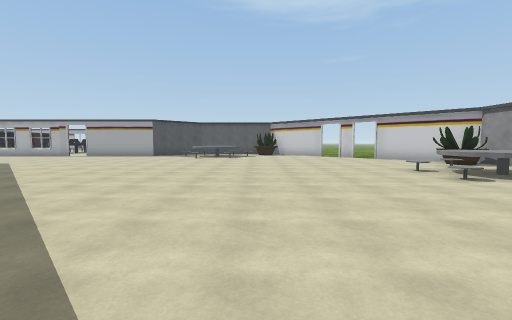
View 1 (above)

24 first-person views from a walk through a Unity game level. The camera is 1.5 m above the floor, tilts 4° down and sees 90° across. Doors are open. The floor is counted in squares, 2 m on a side. Each view is taken from the middle of a square. On the plan, view 1 faces up. The plan holds only what a view shows up to about 9 squares ahead; the rest is blank. The place goes on beyond the plan. The player is left out. Some animated figures are not drawn.

View 2
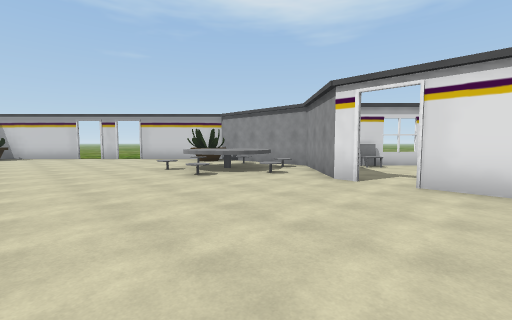

View 3
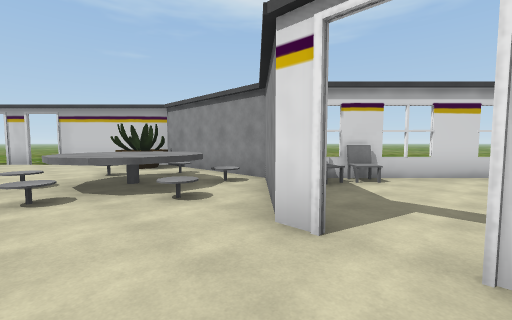

View 4
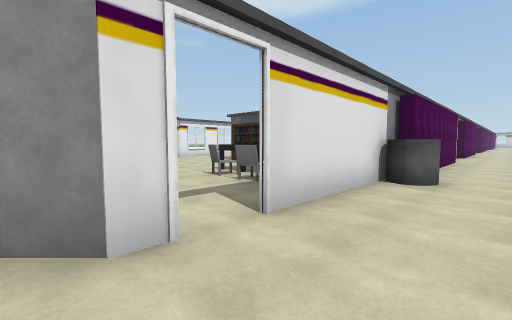

View 5
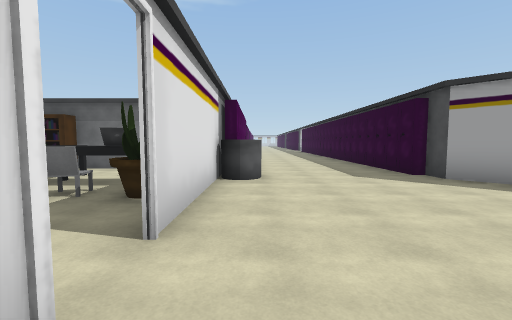

View 6
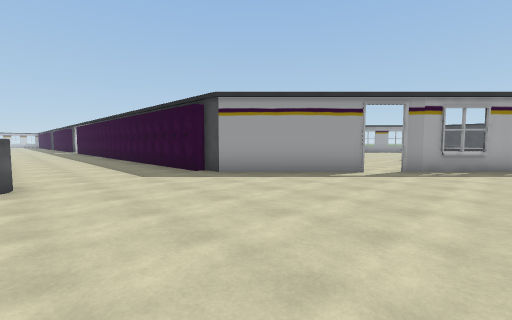

View 7
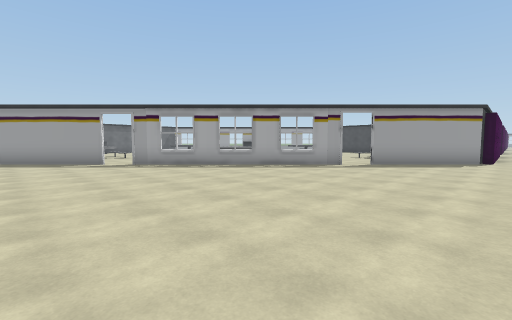

View 8
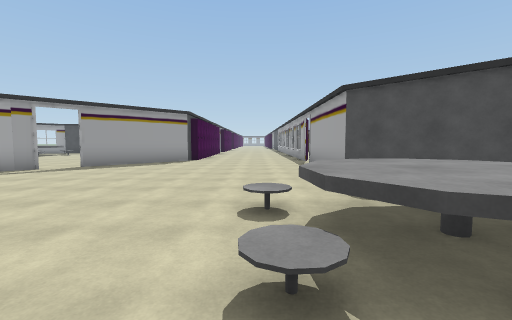

View 9
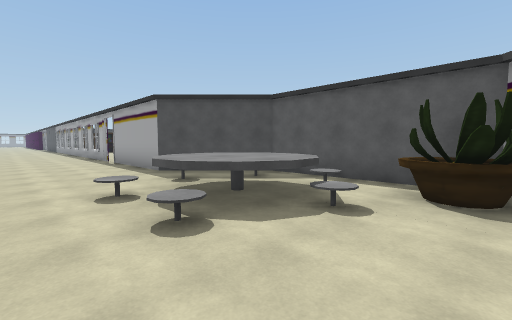

View 10
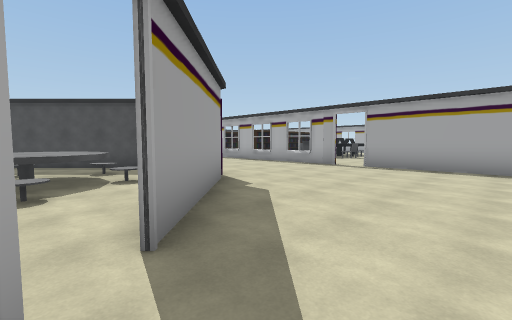

View 11
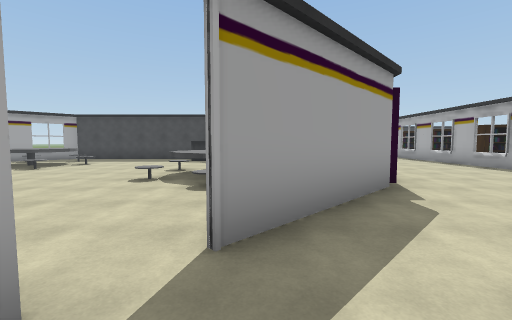

View 12
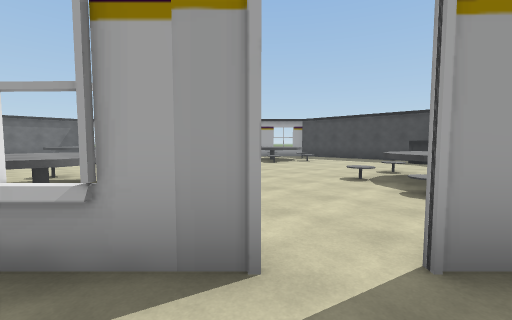

View 13
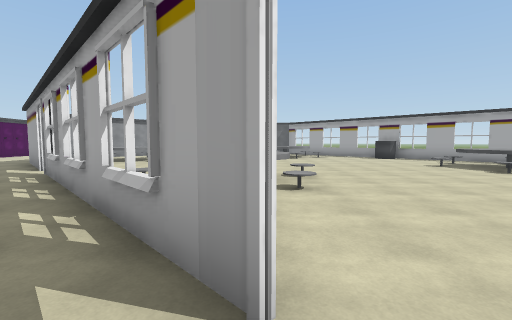

View 14
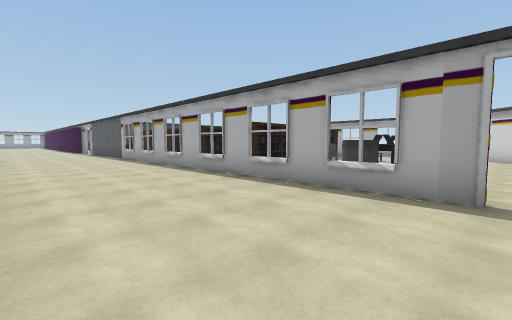

View 15
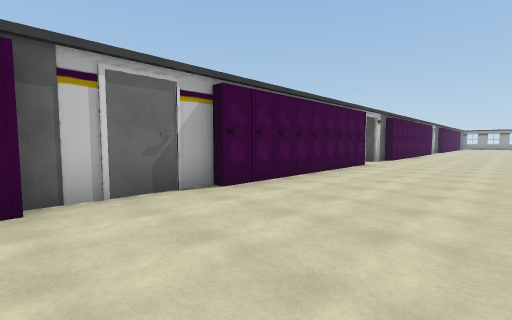

View 16
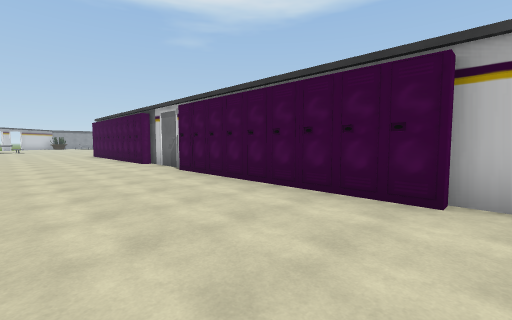

View 17
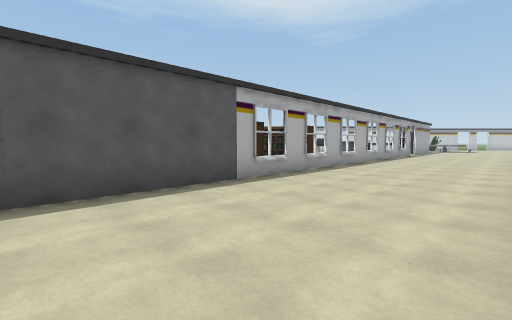

View 18
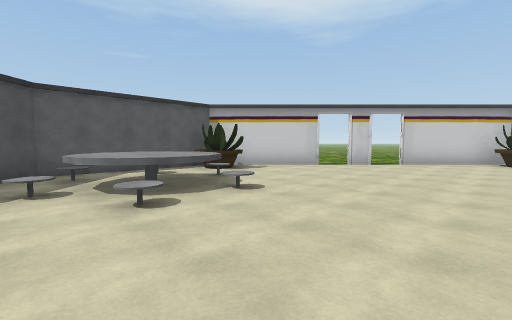

View 19
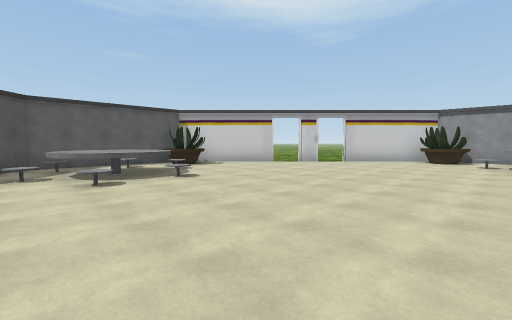

View 20
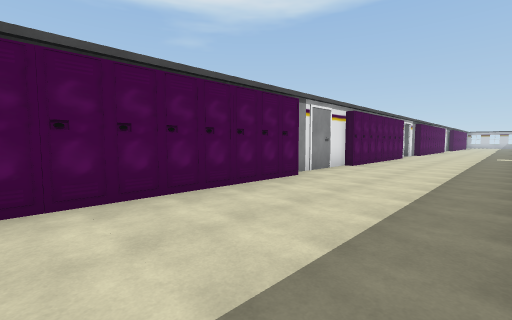

View 21
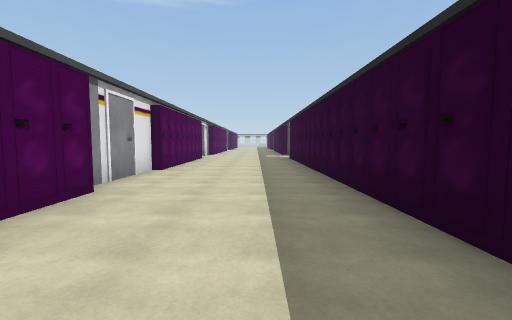

View 22
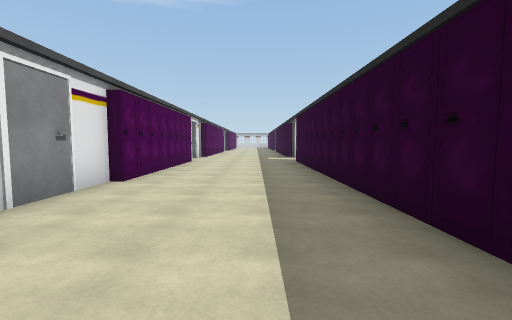

View 23
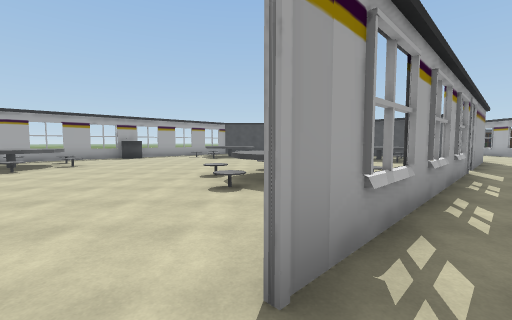

View 24
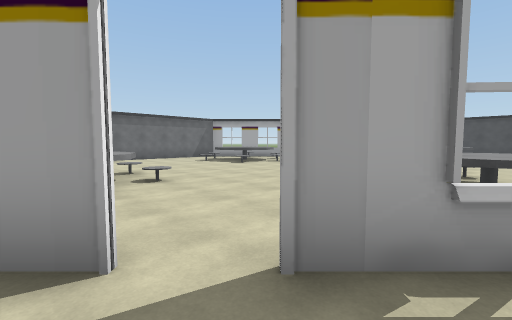

### Floor plan
Points are (right, up) in squares from view 1. A wall is a line through its corners. A room is listed if a view was taken in it or the views show most of it. See-through windows are left out.
Room 1 (views 1, 2, 3, 4, 5, 6, 7, 8, 9, 10, 11, 12, 13, 14, 15, 16, 17, 18, 19, 20, 21, 22, 23, 24)
walls: (-1.5, 0.4) (1.2, -2.2); (5.8, 2) (5.8, 2.5) (6.4, 3.1); (5.8, -1.5) (5.8, 1.1); (7.9, 4.6) (7.9, 9.1) (5.3, 11.7); (-7.1, 6.1) (-2.1, 1.1); (8.6, -4.3) (9.5, -4.3); (11.2, 1.3) (8.8, 3.8); (4.7, 12.3) (4.1, 12.9); (3.5, 13.5) (0.9, 16.1) (-3.5, 16.1); (-11, 9.3) (-10.3, 9.3) (-7.7, 6.6); (5.8, -11.5) (5.8, -9.4); (-5.1, 14.4) (-5.6, 13.9) (-9.2, 13.9); (-10.1, 13.9) (-26.1, 13.9); (-19.7, 9.3) (-17, 9.3); (-26.1, 9.3) (-25.4, 9.3)
ways out: open door at (-25, 9); open door at (-8, 6.5); open door at (4, 13); open door at (5, 12); gap at (-9.5, 14); gap at (6, 1.5)
objects: locker (-25, 10); locker (-24, 10); locker (-23, 10); locker (-22, 10); locker (-21, 10); locker (-20, 10); locker (-17, 10); locker (-11, 10); other object (-3, 13) to (-1, 15); plant (0, 15); locker (1, -15); locker (1, -14); locker (1, -13); locker (1, -12); locker (1, -11); locker (1, -10); locker (1, -9); locker (1, -8); locker (1, -7); locker (1, -6); locker (1, -5); locker (1, -4); locker (1, -3); bin (5, -2); table (5, 5) to (7, 7); locker (6, -15); locker (6, -14); locker (6, -13); locker (6, -12); locker (6, -9); locker (6, -8); locker (6, -7); locker (6, -6); locker (6, -5); locker (6, -4); locker (6, -3); laptop (7, -2) to (8, -2); plant (7, -1) to (7, 0); plant (7, 8); chair (8, -1) to (8, 0); chair (8, 3) to (8, 4); other object (9, -3) to (10, -1); chair (9, -1) to (9, 0); chair (9, 3); bookshelf (10, -4) to (12, -4)

Where each view was taken, in squares from view 1:
view 1: 0 up, 0 right, facing up
view 2: 0 up, 1 right, facing up-right
view 3: 1 up, 4 right, facing up-right
view 4: 3 up, 4 right, facing down-right
view 5: 3 up, 5 right, facing down
view 6: 3 up, 5 right, facing down-left
view 7: 10 up, 1 right, facing down-left
view 8: 12 up, 0 right, facing left
view 9: 11 up, 1 right, facing up-left
view 10: 6 up, 6 left, facing up-left
view 11: 7 up, 6 left, facing left
view 12: 7 up, 6 left, facing down-left
view 13: 7 up, 7 left, facing down
view 14: 10 up, 10 left, facing up-left
view 15: 13 up, 17 left, facing down-left
view 16: 13 up, 26 left, facing down-right
view 17: 10 up, 26 left, facing up-right
view 18: 9 up, 4 left, facing up-right
view 19: 7 up, 4 left, facing up-right
view 20: 4 down, 2 right, facing down-right
view 21: 5 down, 3 right, facing down
view 22: 7 down, 3 right, facing down
view 23: 1 up, 1 left, facing left
view 24: 2 up, 1 left, facing down-left
